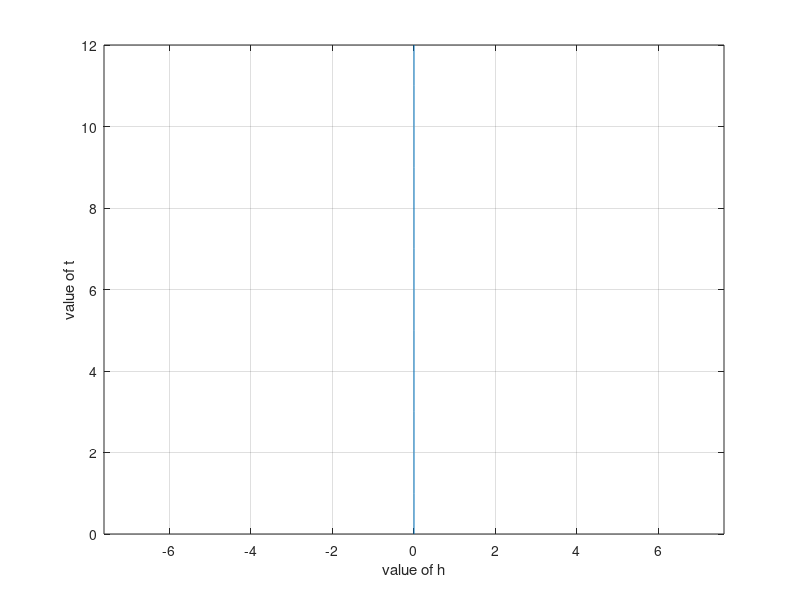

Write the MATLAB code that produced this figure.
t=0:12;
f=sin(t);
g=exp(-10*t);
h=f.*g;
plot(h,t);
xlabel('value of h');ylabel('value of t');
grid on
axis padded
axis equal